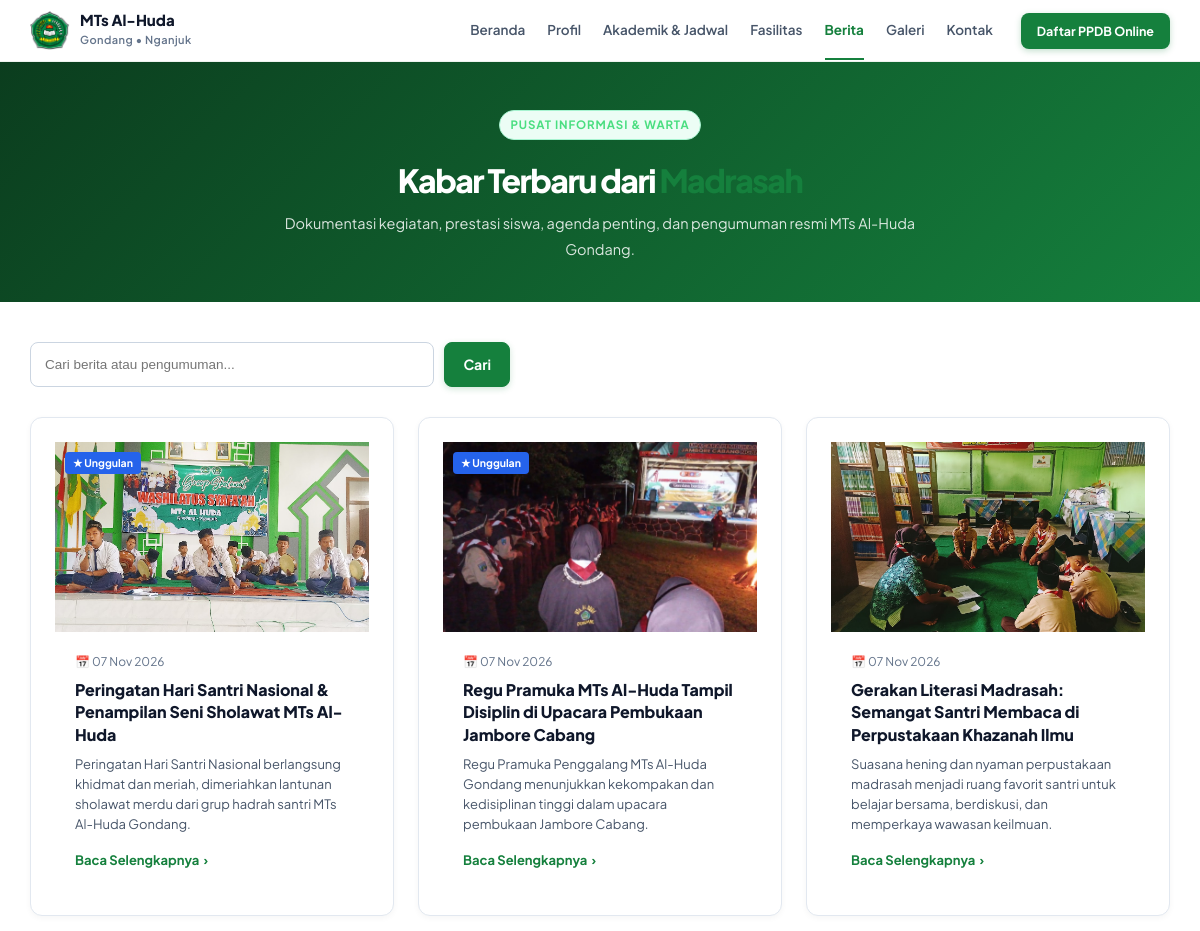
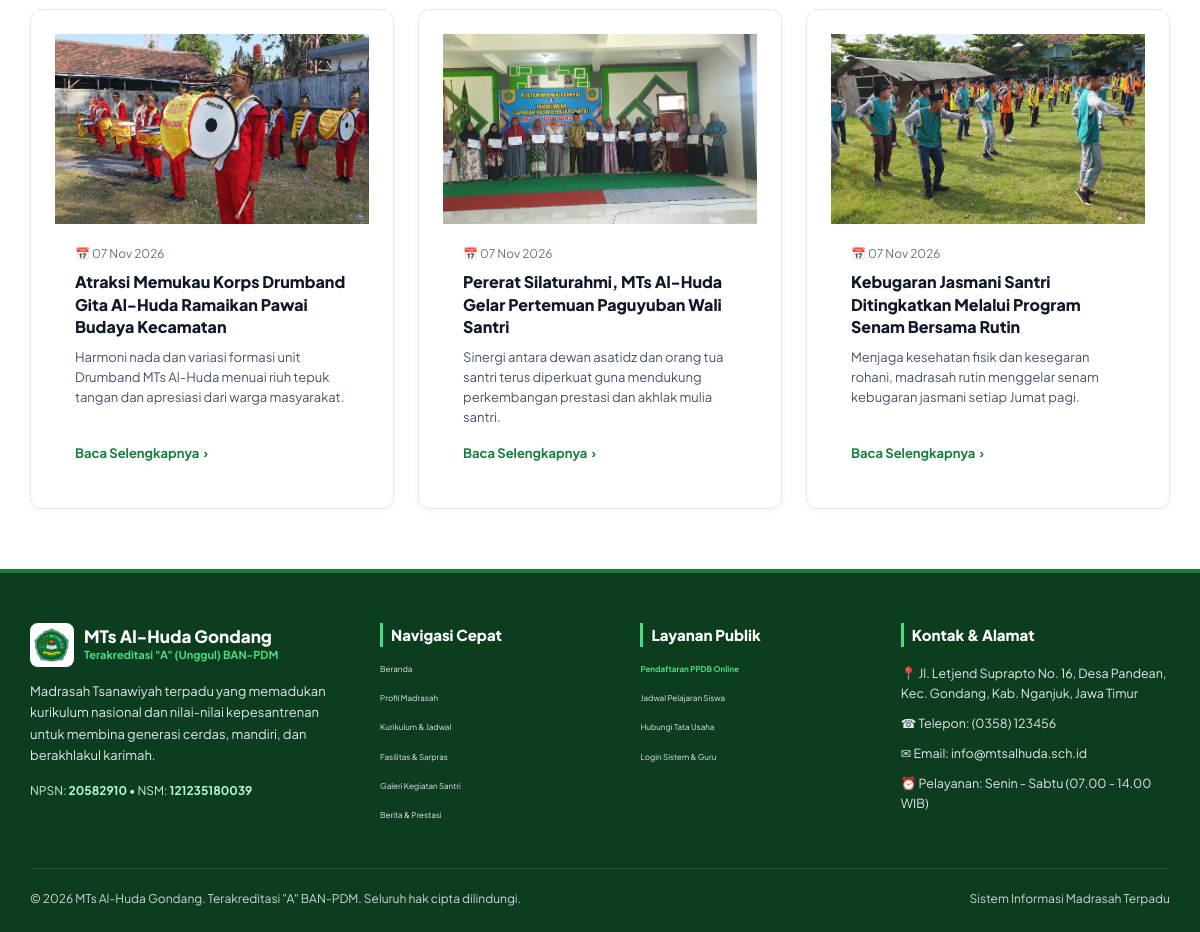
Screenshot of /berita with the database file from the repository (2 pictures, top to bottom).
### tables this page shows
CREATE TABLE `berita` (
  `id` bigint unsigned NOT NULL AUTO_INCREMENT,
  `public_id` char(36) DEFAULT NULL,
  `title` varchar(200) NOT NULL,
  `judul` varchar(200) NOT NULL,
  `slug` varchar(220) NOT NULL,
  `excerpt` varchar(300) DEFAULT NULL,
  `content` mediumtext NOT NULL,
  `isi` mediumtext DEFAULT NULL,
  `image_path` varchar(255) DEFAULT NULL,
  `cover_path` varchar(255) DEFAULT NULL,
  `gambar` varchar(255) DEFAULT NULL,
  `category` varchar(50) NOT NULL DEFAULT 'Kegiatan',
  `kategori` varchar(50) NOT NULL DEFAULT 'Kegiatan',
  `tags` varchar(255) DEFAULT NULL,
  `status` enum('draft','published','archived') NOT NULL DEFAULT 'published',
  `is_featured` tinyint(1) NOT NULL DEFAULT '0',
  `published_at` datetime DEFAULT CURRENT_TIMESTAMP,
  `views_count` int unsigned NOT NULL DEFAULT '0',
  `author_id` bigint unsigned DEFAULT NULL,
  `created_at` datetime NOT NULL DEFAULT CURRENT_TIMESTAMP,
  `updated_at` datetime NOT NULL DEFAULT CURRENT_TIMESTAMP ON UPDATE CURRENT_TIMESTAMP,
  `deleted_at` datetime DEFAULT NULL,
  PRIMARY KEY (`id`),
  UNIQUE KEY `uq_berita_slug` (`slug`),
  KEY `idx_berita_status_date` (`status`,`published_at`),
  CONSTRAINT `fk_berita_author` FOREIGN KEY (`author_id`) REFERENCES `pengguna` (`id`) ON DELETE SET NULL ON UPDATE CASCADE
);

### app/Controllers/BeritaController.php (called while the page is built, shortened)
<?php
class BeritaController
{
    public function index(): void
    {
        $pdo = Database::connection();
        $page = max(1, (int) ($_GET['page'] ?? 1));
        $perPage = 6;
        $offset = ($page - 1) * $perPage;
        $q = trim($_GET['q'] ?? '');
        $where = ["p.status = 'published'", "p.deleted_at IS NULL"];
        $params = [];
        $whereSql = implode(' AND ', $where);
        $countStmt = $pdo->prepare("SELECT COUNT(*) FROM berita p WHERE {$whereSql}");
        $countStmt->execute($params);
        $total = (int) $countStmt->fetchColumn();
        $stmt = $pdo->prepare("SELECT p.*, u.name as author_name
                                FROM berita p
                                LEFT JOIN pengguna u ON u.id = p.author_id
                                WHERE {$whereSql}
                                ORDER BY p.is_featured DESC, p.published_at DESC
                                LIMIT {$perPage} OFFSET {$offset}");
        $stmt->execute($params);
        $posts = $stmt->fetchAll();
        $totalPages = max(1, (int) ceil($total / $perPage));
        $data = [
            'title' => 'Berita, Prestasi & Pengumuman | MTs Al-Huda Gondang',
            'posts' => $posts,
            'page' => $page,
            'total_pages' => $totalPages,
            'total' => $total,
            'q' => $q,
        ];
        require_once __DIR__ . '/../Views/berita/index.php';
    }
}

### app/helpers.php (called while the page is built, shortened)
<?php
if (!function_exists('base_path')) {
    function base_path(): string
    {
        $script = str_replace('\\', '/', $_SERVER['SCRIPT_NAME'] ?? '');
        $dir = rtrim(str_replace('\\', '/', dirname($script)), '/');
        return $dir;
    }
}
if (!function_exists('base_url')) {
    function base_url(string $path = ''): string
    {
        $path = ltrim($path, '/');
        $base = base_path();
        if ($path === '') {
            return $base === '' ? '/' : $base;
        }
        return ($base === '' ? '' : $base) . '/' . $path;
    }
}
if (!function_exists('url')) {
    function url(string $path = ''): string
    {
        return base_url($path);
    }
}

### app/Views/berita/index.php (the view, shortened to what this page needs)
<?php
require_once __DIR__ . '/../layouts/header.php';
require_once __DIR__ . '/../layouts/navbar.php';
$posts = $data['posts'] ?? [];
$q = $data['q'] ?? '';
?>
<main>
    <section class="page-hero" style="background: linear-gradient(135deg, #0B3D1E 0%, #15803D 100%); color: #fff; padding: 48px 0 40px;">
        <div class="container">
            <div class="section-label" style="color: #4ADE80; font-weight: 700; letter-spacing: 0.08em; text-transform: uppercase; font-size: 11.5px; margin-bottom: 8px;">
                Pusat Informasi &amp; Warta
            </div>
            <h1 style="color: #ffffff; font-size: 32px; font-weight: 800; margin-bottom: 12px;">Kabar Terbaru dari <span>Madrasah</span></h1>
            <p style="color: rgba(255,255,255,.85); max-width: 640px; font-size: 14.5px;">
                Dokumentasi kegiatan, prestasi siswa, agenda penting, dan pengumuman resmi MTs Al-Huda Gondang.
            </p>
        </div>
    </section>
    <section class="page-section" style="padding: 40px 0 60px;">
        <div class="container">
            <form method="get" action="<?= url('berita') ?>" style="margin-bottom: 30px; display: flex; gap: 10px; max-width: 480px;">
                <input type="text" name="q" value="<?= htmlspecialchars($q) ?>" placeholder="Cari berita atau pengumuman..." style="flex: 1; padding: 10px 14px; border: 1px solid #CBD5E1; border-radius: 8px; font-size: 13.5px; outline: none;">
                <button type="submit" class="btn btn-primary" style="padding: 10px 18px; border-radius: 8px; font-weight: 700;">Cari</button>
            </form>
            <?php if (empty($posts)): ?>
                <div style="padding: 50px 20px; text-align: center; color: #64748B; background: #F8FAFC; border-radius: 12px; border: 1px solid #E2E8F0;">
                    <p style="font-size: 15px; font-weight: 700; color: #1E293B; margin-bottom: 6px;">Belum ada berita yang ditemukan.</p>
                    <p style="font-size: 13px;">Silakan coba kata kunci pencarian yang lain.</p>
                </div>
            <?php else: ?>
                <div class="info-grid" style="display: grid; grid-template-columns: repeat(auto-fill, minmax(320px, 1fr)); gap: 24px;">
                    <?php foreach ($posts as $item): ?>
                        <article class="info-card" style="background: #ffffff; border-radius: 12px; border: 1px solid #E2E8F0; overflow: hidden; display: flex; flex-direction: column; box-shadow: 0 2px 6px rgba(0,0,0,.04); transition: transform .2s ease, box-shadow .2s ease;">
                            <div style="height: 190px; background: #E2E8F0; position: relative; overflow: hidden;">
                                <?php if (!empty($item['cover_path'])): ?>
                                    <img src="<?= base_url($item['cover_path']) ?>" alt="<?= htmlspecialchars($item['title']) ?>" style="width: 100%; height: 100%; object-fit: cover;">
                                <?php else: ?>
                                    <div style="width: 100%; height: 100%; background: linear-gradient(135deg, #15803D 0%, #0B3D1E 100%); display: flex; align-items: center; justify-content: center; color: #fff; font-weight: 800; font-size: 18px;">
                                        MTs Al-Huda
                                    </div>
                                <?php endif; ?>
                                <?php if ((int) ($item['is_featured'] ?? 0) === 1): ?>
                                    <span style="position: absolute; top: 10px; left: 10px; background: #2563EB; color: #fff; font-size: 10.5px; font-weight: 700; padding: 3px 8px; border-radius: 4px;">
                                        ★ Unggulan
                                    </span>
                                <?php endif; ?>
                            </div>
                            <div style="padding: 20px; flex: 1; display: flex; flex-direction: column;">
                                <div style="font-size: 12px; color: #64748B; margin-bottom: 8px;">
                                    📅 <?= !empty($item['published_at']) ? date('d M Y', strtotime($item['published_at'])) : date('d M Y') ?>
                                </div>
                                <h3 style="font-size: 16px; font-weight: 800; color: #0F172A; line-height: 1.4; margin-bottom: 8px;">
                                    <a href="<?= url('berita/' . $item['slug']) ?>" style="text-decoration: none; color: inherit;">
                                        <?= htmlspecialchars($item['title']) ?>
                                    </a>
                                </h3>
                                <p style="font-size: 13px; color: #475569; line-height: 1.55; margin-bottom: 16px; flex: 1;">
                                    <?= htmlspecialchars($item['excerpt'] ?? mb_substr(strip_tags($item['content']), 0, 100) . '...') ?>
                                </p>
                                <a href="<?= url('berita/' . $item['slug']) ?>" style="color: #15803D; font-weight: 700; font-size: 13px; text-decoration: none; display: inline-flex; align-items: center; gap: 4px;">
                                    Baca Selengkapnya <span>›</span>
                                </a>
                            </div>
                        </article>
                    <?php endforeach; ?>
                </div>
            <?php endif; ?>
        </div>
    </section>
</main>
<?php require_once __DIR__ . '/../layouts/footer.php'; ?>

### public/css/style.css (style rules this page uses)
:root { --white: #FFFFFF; --green: #15803D; --gray: #475569; --green-hover: #166534; --dark-green: #0B3D1E; --light-green: #4ADE80; --mint: #A7F3D0; --pale-green: #BBF7D0; --slate: #94A3B8; --border: #E1ECE5; --soft: #F9FAFB; --text: #0F172A; --container: 1140px; --r-sm: 7px; --r-md: 10px; --r-lg: 16px; --r-xl: 22px; --r-full: 999px; --shadow-sm: 0 1px 3px rgba(15, 23, 42, .06); --shadow-md: 0 4px 14px rgba(15, 23, 42, .07); --shadow-lg: 0 12px 30px rgba(11, 61, 30, .10); --radius-lg: 16px; --shadow: 0 12px 30px rgba(15, 61, 30, .10); }
* { box-sizing: border-box; }
html { scroll-behavior: smooth; }
body { margin: 0; font-family: 'Plus Jakarta Sans', sans-serif; color: var(--text); background: var(--white); line-height: 1.6; }
a { color: inherit; text-decoration: none; cursor: pointer; }
button, summary, select, [role="button"] { font: inherit; cursor: pointer; }
.container { width: min(var(--container), calc(100% - 40px)); margin-inline: auto; }
.nav-cta, .btn-primary { background: var(--green); color: var(--white); }
.eyebrow, .section-label { display: inline-flex; align-items: center; gap: 7px; color: var(--green); background: #ECFDF5; border: 1px solid var(--mint); border-radius: 999px; padding: 6px 14px; font-size: 11.5px; font-weight: 700; }
.btn { display: inline-flex; align-items: center; justify-content: center; gap: 7px; border-radius: 8px; padding: 10px 18px; font-size: 13.5px; font-weight: 700; transition: .2s ease; }
.section-label { font-size: 8px; padding: 5px 10px; }
.page-hero { background: linear-gradient(120deg, #FFFFFF 0%, #F0FDF4 55%, #DCFCE7 100%); padding: 60px 0 48px; text-align: center; }
.page-hero h1 { margin: 16px 0 12px; font-size: clamp(30px, 4vw, 44px); line-height: 1.05; letter-spacing: -1.5px; font-weight: 800; }
.page-hero h1 span { color: var(--green); }
.page-hero p { max-width: 640px; margin: 0 auto; color: var(--gray); font-size: 12px; line-height: 1.8; }
.page-section { padding: 54px 0 64px; }
.info-grid { display: grid; grid-template-columns: repeat(auto-fit, minmax(260px, 1fr)); gap: 20px; }
.info-card { background: var(--white); border: 1px solid var(--border); border-radius: var(--radius-lg); padding: 24px; box-shadow: var(--shadow); }
.info-card h3 { margin: 0 0 10px; font-size: 17px; font-weight: 800; color: var(--dark-green); }
.info-card p { margin: 0; color: var(--gray); font-size: 12px; line-height: 1.8; }
.btn-primary { background: var(--green) !important; color: #FFFFFF !important; border: 1px solid var(--green) !important; border-radius: var(--r-md); min-height: 44px; padding: 10px 22px; font-size: 14px; font-weight: 700; display: inline-flex; align-items: center; justify-content: center; gap: 8px; text-decoration: none; box-shadow: 0 2px 6px rgba(21, 128, 61, 0.2); transition: background-color .15s ease, border-color .15s ease, transform .15s ease; }

### rows the page displays
berita: cover_path (picture), is_featured "★ Unggulan", published_at "07 Nov 2026", title "Peringatan Hari Santri Nasional & Penampilan Seni Sholawat MTs Al-Huda", excerpt "Peringatan Hari Santri Nasional berlangsung khidmat dan meriah, dimeriahkan lantunan sholawat merdu dari grup hadrah santri MTs Al-Huda Gondang."
berita: cover_path (picture), is_featured "★ Unggulan", published_at "07 Nov 2026", title "Regu Pramuka MTs Al-Huda Tampil Disiplin di Upacara Pembukaan Jambore Cabang", excerpt "Regu Pramuka Penggalang MTs Al-Huda Gondang menunjukkan kekompakan dan kedisiplinan tinggi dalam upacara pembukaan Jambore Cabang."
berita: cover_path (picture), published_at "07 Nov 2026", title "Gerakan Literasi Madrasah: Semangat Santri Membaca di Perpustakaan Khazanah Ilmu", excerpt "Suasana hening dan nyaman perpustakaan madrasah menjadi ruang favorit santri untuk belajar bersama, berdiskusi, dan memperkaya wawasan keilmuan."
berita: cover_path (picture), published_at "07 Nov 2026", title "Atraksi Memukau Korps Drumband Gita Al-Huda Ramaikan Pawai Budaya Kecamatan", excerpt "Harmoni nada dan variasi formasi unit Drumband MTs Al-Huda menuai riuh tepuk tangan dan apresiasi dari warga masyarakat."
berita: cover_path (picture), published_at "07 Nov 2026", title "Pererat Silaturahmi, MTs Al-Huda Gelar Pertemuan Paguyuban Wali Santri", excerpt "Sinergi antara dewan asatidz dan orang tua santri terus diperkuat guna mendukung perkembangan prestasi dan akhlak mulia santri."
berita: cover_path (picture), published_at "07 Nov 2026", title "Kebugaran Jasmani Santri Ditingkatkan Melalui Program Senam Bersama Rutin", excerpt "Menjaga kesehatan fisik dan kesegaran rohani, madrasah rutin menggelar senam kebugaran jasmani setiap Jumat pagi."

### other values shown
$label "Beranda"
$label "Profil"
$label "Akademik & Jadwal"
$label "Fasilitas"
$label "Berita"
$label "Galeri"
$label "Kontak"
